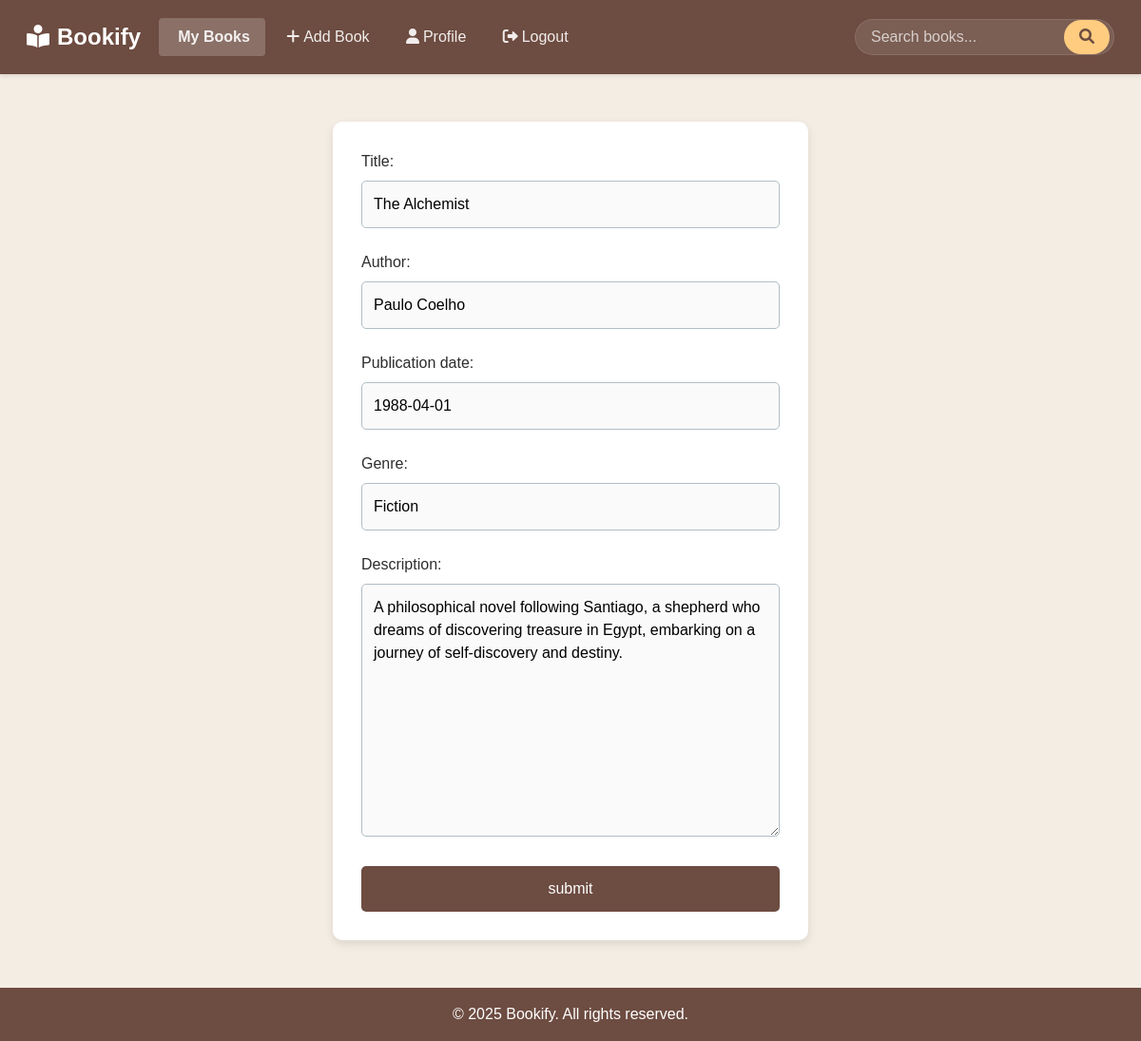
/api/books/9/edit/ (signed in), run on the app's committed database.
### books/models.py (models this page shows, shortened)
class Book(models.Model):
    user = models.ForeignKey(settings.AUTH_USER_MODEL, on_delete=models.CASCADE)
    title = models.CharField(max_length=255)
    author = models.CharField(max_length=255)
    publication_date = models.DateField()
    genre = models.CharField(max_length=100)
    description = models.TextField()
    created_at = models.DateTimeField(auto_now_add=True)
    updated_at = models.DateTimeField(auto_now=True)

### books/views.py (the view)
# urls.py: path("books/<int:pk>/edit/", book_update, name="book-update"),
def book_update(request, pk):
    book = get_object_or_404(Book, pk=pk, user=request.user)
    if request.method == "POST":
        if request.user.is_authenticated:
            form = BookForm(request.POST, instance=book)
            if form.is_valid():
                form.save()
                return redirect("book-list")
        messages.error(request,"Please Login First")
        return redirect('login')
    else:
        form = BookForm(instance=book)
    return render(request, "books/book_form.html", {"form": form})

### books/forms.py
class BookForm(forms.ModelForm):
    class Meta:
        model = Book
        fields = ["title", "author", "publication_date", "genre", "description"]

### books/templates/books/book_form.html (shortened to what this page needs)
{% extends 'base.html' %}
{% block content %}
<form action="" method="post" id="atharvaki">
    {{form.as_p}}
    <input type="submit" value="submit">
</form>
{% endblock %}

### data on the page
Book: title "The Alchemist", author "Paulo Coelho", publication_date "1988-04-01", genre "Fiction", description "A philosophical novel following Santiago, a shepherd who dreams of discovering treasure in Egypt, embarking on a journey of self-discovery and destiny."
